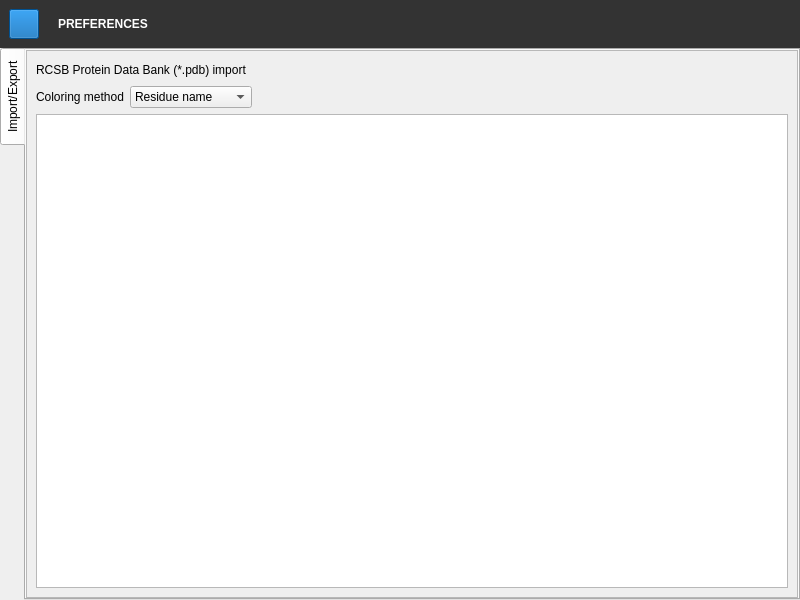
<?xml version="1.0" encoding="UTF-8"?>
<ui version="4.0">
 <class>Preferences</class>
 <widget class="QMainWindow" name="Preferences">
  <property name="geometry">
   <rect>
    <x>0</x>
    <y>0</y>
    <width>800</width>
    <height>600</height>
   </rect>
  </property>
  <property name="windowTitle">
   <string>Preferences</string>
  </property>
  <property name="styleSheet">
   <string notr="true">#Preferences {
	background: #262626;
}

QWidget {
	color: lightgrey;
	font-family: Roboto;
}

QTabWidget::pane {
	background: #1a1a1a;
	border: none;
}

QTabBar::tab {
	background: none;
	border: none;
	margin: 0px;
	color: lightgray;
	width: 168px;
	height: 48px;
	padding-left: 12px;
}

QTabBar::tab:hover {
	background: #333333;
}

QTabBar::tab:selected {
	background: #214478;
	color: white;
}

QPushButton {
	background: #0044aa;
	border: none;
	width: 85px;
	height: 27px;
	color: white;
	icon-size: 24px;
}

QPushButton:hover {
	background: #0055d4;
}

QPushButton:pressed {
	background: #003380;
}

MediaControl {
	background: #b2b2b2;
}

MediaControl:hover {
	background: white;
}

MediaControl:checked {
	background: white;
}

QAbstractSpinBox {
	background: #1a1a1a;
	border: 1px solid #4d4d4d;
	color: #4d4d4d;
	min-height: 30px;
	padding-left: 10px;
	padding-right: 10px;
}

QAbstractSpinBox[focus=&quot;true&quot;] {
	border-color: #808080;
	color: #808080;
}

QAbstractSpinBox::up-button, QAbstractSpinBox::down-button {
	border: none;
}

QAbstractSpinBox::up-arrow {
	image: url(:/arrows/up);
}

QAbstractSpinBox::down-arrow {
	image: url(:/arrows/down);
}

QScrollArea {
	border: none;
}

QScrollArea::corner {
	background: #1a1a1a;
}

QScrollArea &gt; QWidget &gt; QWidget {
	background: #1a1a1a;
}

QScrollBar:vertical {
	background: #262626;
	border: none;
	width: 12px;
	margin-top: 12px;
	margin-bottom: 12px;
}

QScrollBar::handle:vertical {
	background: #4d4d4d;
	width: 12px;
	min-height: 20px;
}

QScrollBar::add-line:vertical {
	border: none;
	background: #262626;
	height: 12px;
	subcontrol-position: bottom;
	subcontrol-origin: margin;
}

QScrollBar::sub-line:vertical {
	border: none;
	background: #262626;
	height: 12px;
	subcontrol-position: top;
	subcontrol-origin: margin;
}

QScrollBar::up-arrow:vertical {
	image: url(:/arrows/up);
}

QScrollBar::down-arrow:vertical {
	image: url(:/arrows/down);
}

QScrollBar:horizontal {
	background: #262626;
	border: none;
	height: 12px;
	margin-left: 12px;
	margin-right: 12px;
}

QScrollBar::handle:horizontal {
	background: #4d4d4d;
	height: 12px;
	min-width: 20px;
}

QScrollBar::add-line:horizontal {
	border: none;
	background: #262626;
	width: 12px;
	subcontrol-position: right;
	subcontrol-origin: margin;
}

QScrollBar::sub-line:horizontal {
	border: none;
	background: #262626;
	width: 12px;
	subcontrol-position: left;
	subcontrol-origin: margin;
}

QScrollBar::left-arrow:horizontal {
	image: url(:/arrows/left);
}

QScrollBar::right-arrow:horizontal {
	image: url(:/arrows/right);
}

QScrollBar::handle:hover {
	background: #666666;
}

QComboBox {
	background: #1a1a1a;
	border: 1px solid #4d4d4d;
	color: #4d4d4d;
	min-height: 30px;
	padding-left: 10px;
	padding-right: 10px;
}

QComboBox[focus=&quot;true&quot;] {
	border-color: #808080;
	color: #808080;
}

QComboBox::drop-down {
	border: none;
}

QComboBox::down-arrow {
	image: url(:/arrows/down);
}

QComboBox QAbstractItemView {
	background: #1a1a1a;
	border: 1px solid #4d4d4d;
	color: #808080;
}

QComboBox QAbstractItemView::item {
	border: none;
	min-height: 30px;
	padding-left: 7px;
}

QComboBox QAbstractItemView::item:selected {
	background: #0044aa;
}

QCheckBox::indicator:unchecked {
    image: url(:/checkbox/unchecked);
}

QCheckBox::indicator:checked {
    image: url(:/checkbox/checked);
}

QLineEdit, QTextEdit {
	background: #2d2d2d;
	border: 1px solid #2d2d2d;
	border-radius: 2px;
	color: gray;
	height: 28px;
	selection-background-color: #0066ff;
	padding-left: 10px;
}

QTextEdit {
    padding-top: 3px;
    padding-left: 8px;
}

QLineEdit[focus=&quot;true&quot;], QTextEdit[focus=&quot;true&quot;] {
	border-color: #205375;
	color: lightgray;
}

Label {
	min-width: 125px;
	max-width: 125px;
	min-height: 30px;
    max-height: 30px;
}

Label:disabled {
	color: #808080;
}

.section {
	font: bold;
	color: #4080d0;
	min-height: 20px;
}

.item {
	min-height: 30px;
}

QFrame[frameShape=&quot;4&quot;] {/* QFrame::HLine == 0x0004 */
	color: #4d4d4d;
}</string>
  </property>
  <widget class="QWidget" name="centralwidget">
   <property name="windowTitle">
    <string>Material Browser</string>
   </property>
   <layout class="QVBoxLayout" name="verticalLayout">
    <property name="spacing">
     <number>0</number>
    </property>
    <property name="leftMargin">
     <number>0</number>
    </property>
    <property name="topMargin">
     <number>0</number>
    </property>
    <property name="rightMargin">
     <number>0</number>
    </property>
    <property name="bottomMargin">
     <number>0</number>
    </property>
    <item>
     <widget class="QWidget" name="widget" native="true">
      <property name="minimumSize">
       <size>
        <width>0</width>
        <height>48</height>
       </size>
      </property>
      <property name="maximumSize">
       <size>
        <width>16777215</width>
        <height>48</height>
       </size>
      </property>
      <property name="styleSheet">
       <string notr="true">#widget {
	background: #333333;
}</string>
      </property>
      <layout class="QHBoxLayout" name="horizontalLayout">
       <item>
        <widget class="MediaControl" name="pushButton">
         <property name="enabled">
          <bool>false</bool>
         </property>
         <property name="sizePolicy">
          <sizepolicy hsizetype="Fixed" vsizetype="Fixed">
           <horstretch>0</horstretch>
           <verstretch>0</verstretch>
          </sizepolicy>
         </property>
         <property name="minimumSize">
          <size>
           <width>30</width>
           <height>30</height>
          </size>
         </property>
         <property name="maximumSize">
          <size>
           <width>30</width>
           <height>30</height>
          </size>
         </property>
         <property name="styleSheet">
          <string notr="true">background: #0063b1;</string>
         </property>
         <property name="icon">
          <iconset resource="icons.qrc">
           <normaloff>:/dialogs/equipment</normaloff>:/dialogs/equipment</iconset>
         </property>
         <property name="iconSize">
          <size>
           <width>26</width>
           <height>26</height>
          </size>
         </property>
        </widget>
       </item>
       <item>
        <widget class="QLabel" name="label">
         <property name="styleSheet">
          <string notr="true">color: white;
padding-left: 10px;
</string>
         </property>
         <property name="text">
          <string>&lt;html&gt;&lt;head/&gt;&lt;body&gt;&lt;p&gt;&lt;span style=&quot; font-weight:600;&quot;&gt;PREFERENCES&lt;/span&gt;&lt;/p&gt;&lt;/body&gt;&lt;/html&gt;</string>
         </property>
         <property name="textFormat">
          <enum>Qt::AutoText</enum>
         </property>
        </widget>
       </item>
      </layout>
     </widget>
    </item>
    <item>
     <widget class="QTabWidget" name="TabWidget">
      <property name="styleSheet">
       <string notr="true">QAbstractSpinBox {
	min-width: 120px;
	max-width: 120px;
}

QComboBox {
	min-width: 120px;
	max-width: 120px;
}</string>
      </property>
      <property name="tabPosition">
       <enum>QTabWidget::West</enum>
      </property>
      <widget class="QScrollArea" name="tab">
       <property name="widgetResizable">
        <bool>true</bool>
       </property>
       <attribute name="title">
        <string>Import/Export</string>
       </attribute>
       <widget class="QWidget" name="scrollAreaWidgetContents">
        <property name="geometry">
         <rect>
          <x>0</x>
          <y>0</y>
          <width>620</width>
          <height>552</height>
         </rect>
        </property>
        <property name="styleSheet">
         <string notr="true">ListView {
	color: gray;
	border: none;
	background: transparent;
	outline: 0;
}

ListView::item {
	height: 32px;
	border: none;
	padding-left: 17px;
}

ListView::item:selected {
	color: white;
	background: #262626;
	border-radius: 2px;
}

QLineEdit {
	background: #262626;
	color: white;
	border: none;
	padding: 1px;
}
</string>
        </property>
        <layout class="QGridLayout" name="gridLayout">
         <item row="1" column="0">
          <widget class="Label" name="label_3">
           <property name="text">
            <string>Coloring method</string>
           </property>
           <property name="class" stdset="0">
            <string>item</string>
           </property>
          </widget>
         </item>
         <item row="1" column="1">
          <widget class="ComboBox" name="comboBox">
           <item>
            <property name="text">
             <string>Residue name</string>
            </property>
           </item>
           <item>
            <property name="text">
             <string>Chain identifier</string>
            </property>
           </item>
          </widget>
         </item>
         <item row="0" column="0" colspan="2">
          <widget class="QLabel" name="label_2">
           <property name="text">
            <string>RCSB Protein Data Bank (*.pdb) import</string>
           </property>
           <property name="class" stdset="0">
            <string>section</string>
           </property>
          </widget>
         </item>
         <item row="0" column="2">
          <spacer name="horizontalSpacer">
           <property name="orientation">
            <enum>Qt::Horizontal</enum>
           </property>
           <property name="sizeHint" stdset="0">
            <size>
             <width>40</width>
             <height>20</height>
            </size>
           </property>
          </spacer>
         </item>
         <item row="2" column="0" colspan="3">
          <widget class="ListView" name="listView">
           <property name="focusPolicy">
            <enum>Qt::NoFocus</enum>
           </property>
          </widget>
         </item>
        </layout>
       </widget>
      </widget>
     </widget>
    </item>
   </layout>
  </widget>
 </widget>
 <customwidgets>
  <customwidget>
   <class>MediaControl</class>
   <extends>QPushButton</extends>
   <header>mediacontrol.h</header>
  </customwidget>
  <customwidget>
   <class>Label</class>
   <extends>QLabel</extends>
   <header>label.h</header>
  </customwidget>
  <customwidget>
   <class>ComboBox</class>
   <extends>QComboBox</extends>
   <header>combobox.h</header>
  </customwidget>
  <customwidget>
   <class>ListView</class>
   <extends>QListView</extends>
   <header>listview.h</header>
  </customwidget>
 </customwidgets>
 <resources>
  <include location="icons.qrc"/>
 </resources>
 <connections/>
</ui>
